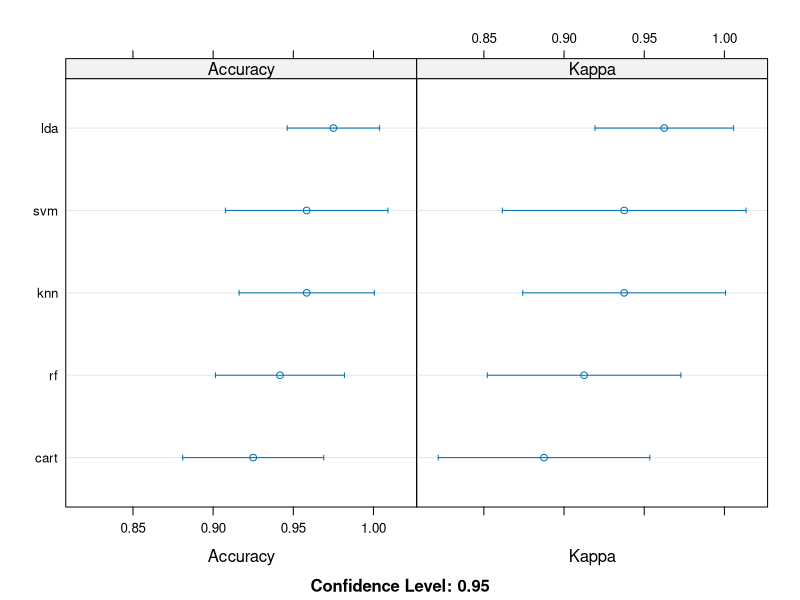

The R script that drew this image:
## ---- chunk 1
library(caret)
## ---- chunk 2
set.seed(3456)
trainIndex <- createDataPartition(iris$Species, p = .8, list = FALSE, times = 1)

irisTrain <- iris[ trainIndex,]
irisTest  <- iris[-trainIndex,]

dim(irisTrain)
table(irisTrain$Species)
dim(irisTest)
table(irisTest$Species)
## ---- chunk 3
control <- trainControl(method="cv", number=10)
## ---- chunk 4
metric <- "Accuracy"
## ---- chunk 5
library(e1071)
#Linear Discriminant Analysis
set.seed(7)
fit.lda <- train(Species~., data=irisTrain, method="lda", metric=metric, trControl=control)
fit.lda
## ---- chunk 6
#CART
set.seed(7)
fit.cart <- train(Species~., data=irisTrain, method="rpart", metric=metric, trControl=control)
fit.cart
## ---- chunk 7
#kNN
set.seed(7)
fit.knn <- train(Species~., data=irisTrain, method="knn", metric=metric, trControl=control)
fit.knn
## ---- chunk 8
#SVM
set.seed(7)
fit.svm <- train(Species~., data=irisTrain, method="svmLinear2", metric=metric, trControl=control)
fit.svm
## ---- chunk 9
#Random Forest
library(randomForest)
set.seed(7)
fit.rf <- train(Species~., data=irisTrain, method="rf", metric=metric, trControl=control, prox=TRUE)
fit.rf
## ---- chunk 10
results <- resamples(list(lda=fit.lda, cart=fit.cart, knn=fit.knn, svm=fit.svm, rf=fit.rf))
summary(results)
dotplot(results)
## ---- chunk 11
predictions <- predict(fit.lda, irisTest)
confusionMatrix(predictions, irisTest$Species)

